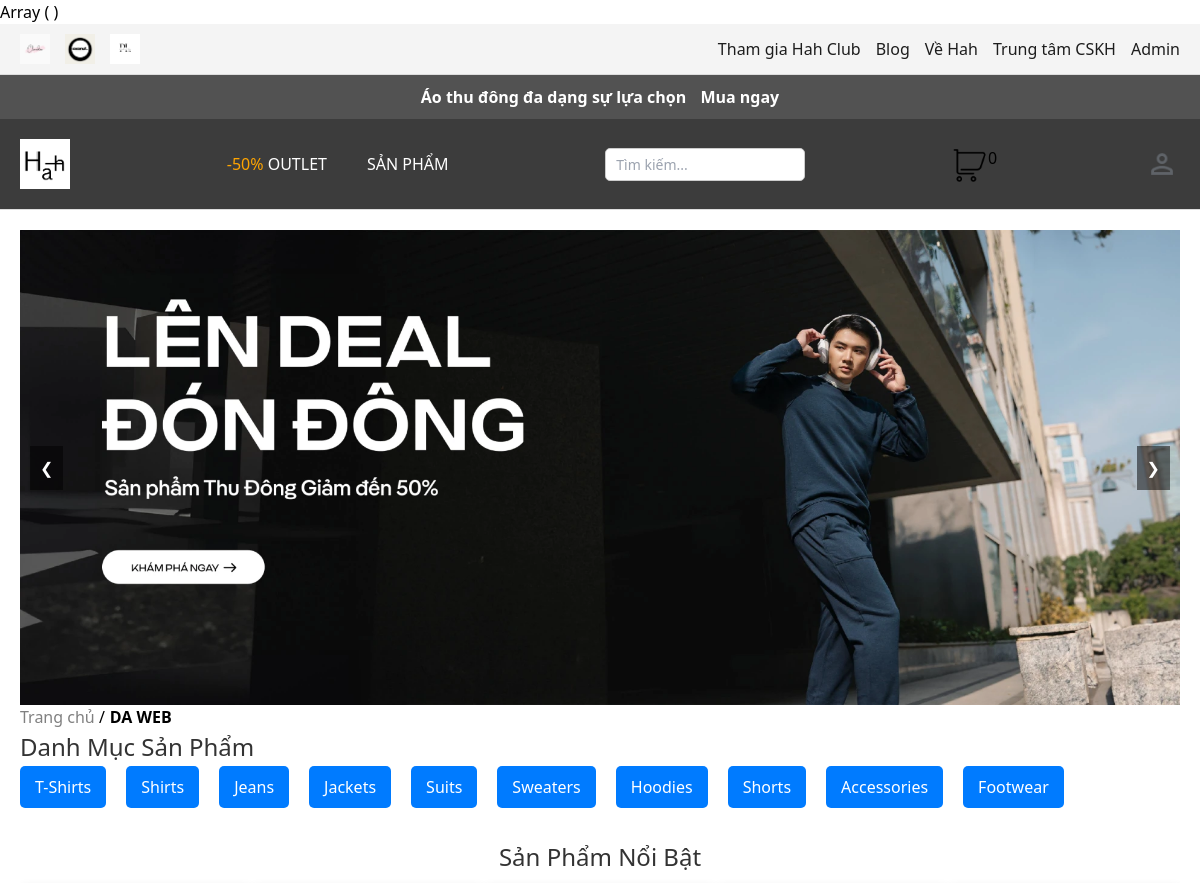
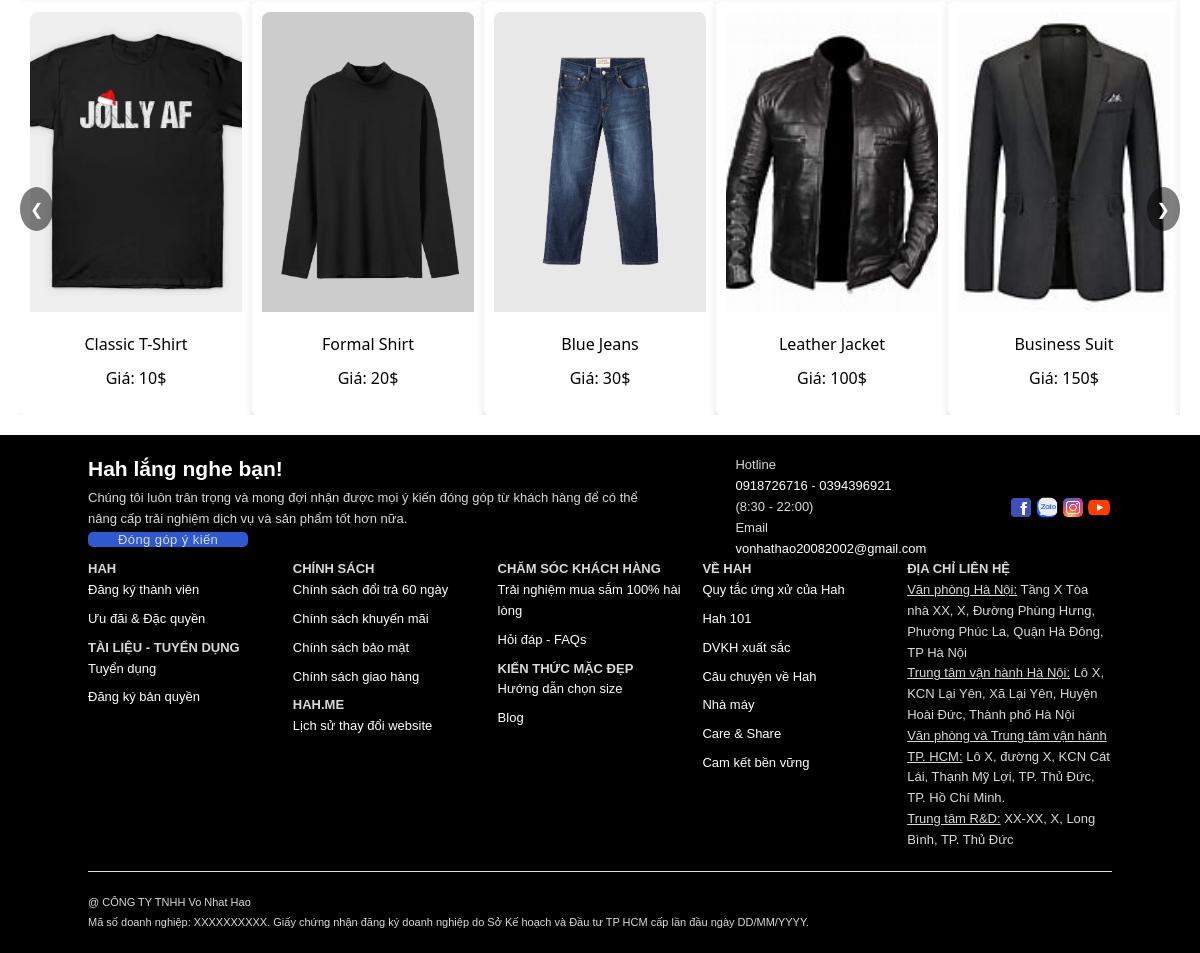
The page / on the database its author committed (2 pictures, top to bottom).
### tables this page shows
CREATE TABLE IF NOT EXISTS `categories` (
  `category_id` int NOT NULL AUTO_INCREMENT,
  `category_name` varchar(50) DEFAULT NULL,
  `description` text,
  PRIMARY KEY (`category_id`)
);

CREATE TABLE IF NOT EXISTS `products` (
  `product_id` int NOT NULL AUTO_INCREMENT,
  `name` varchar(100) DEFAULT NULL,
  `description` text,
  `price` decimal(10,2) DEFAULT NULL,
  `category_id` int DEFAULT NULL,
  `status` varchar(20) DEFAULT NULL,
  `image_url` varchar(255) DEFAULT NULL,
  `created_at` timestamp NULL DEFAULT CURRENT_TIMESTAMP,
  `discount` decimal(10,2) DEFAULT '0.00',
  PRIMARY KEY (`product_id`),
  KEY `category_id` (`category_id`)
);

### classes/Cart.class.php (called while the page is built, shortened)
<?php
class Cart extends Db{
    public function getTotalQuantity() {
        return array_sum($_SESSION['cart']);
    }
}

### config/breadcrumb_config.php (called while the page is built)
<?php
return [
    'index.php' => 'Trang chủ',
    'ao_nam' => 'Áo Nam',
    'ao_khoac_nam' => 'Áo Khoác Nam',
    'san_pham' => 'Sản Phẩm',
    'gio_hang' => 'Giỏ Hàng',
    'thanh_toan' => 'Thanh Toán',
];
?>

### classes/Db.class.php (called while the page is built, shortened)
<?php
class Db
{
    private $dbh = null;
    public function __construct()
    {
        $driver = "mysql:host=" . HOST . "; dbname=" . DB_NAME;
        try {
            $this->dbh = new PDO($driver, DB_USER, DB_PASS);
            $this->dbh->exec("set names utf8");
        } catch (PDOException $e) {
            echo "Err:" . $e->getMessage();
            exit();
        }
    }
    public function query($sql, $arr = array(), $mode = PDO::FETCH_ASSOC)
    {
        $stm = $this->dbh->prepare($sql);
        if (!$stm->execute($arr)) {
            echo "Sql Error!";
            exit;
        }
        return $stm->fetchAll($mode);
    }
    public function select($sql, $arr = array(), $mode = PDO::FETCH_ASSOC)
    {
        return $this->query($sql, $arr, $mode);
    }
}

### classes/Category.class.php (called while the page is built, shortened)
<?php
class Category extends Db{
    private $db;
    public function __construct($db) {
        $this->db = $db;
    }
    public function getAllCategories() {
        $sql = "SELECT * FROM categories";
        return $this->db->select($sql);
    }
}
?>

### classes/Product.class.php (called while the page is built, shortened)
<?php
class Product extends Db
{
    private $db;
    public function __construct($db)
    {
        $this->db = $db;
    }
    public function getAllProducts()
    {
        $query = "SELECT * FROM products";
        return $this->db->select($query);
    }
}

### index.php (the view, shortened to what this page needs)
<?php
require_once 'classes/Db.class.php';
require_once 'classes/Product.class.php';
require_once 'classes/Category.class.php';
require_once 'includes/breadcrumb.php';
$db = new Db();
$product = new Product($db);
$category = new Category($db);
$featuredProducts = $product->getAllProducts();
$categories = $category->getAllCategories();
?>
<!DOCTYPE html>
<html lang="en">
<head>
</head>
<body>
    <?php
    include "includes/header.php";
    ?>
    <main class="main-content">
        <div class="promotion-slider">
            <div class="slider">
                <div class="slide active"><img src="assets/images/Hero_Banner.jpg" alt="Khuyến mãi mùa thu"></div>
            </div>
            <button class="prev-banner" onclick="prevSlide()">&#10094;</button>
            <button class="next-banner" onclick="nextSlide()">&#10095;</button>
        </div>
        <?php
        renderBreadcrumb();
        ?>
        <section class="categories">
            <h2>Danh Mục Sản Phẩm</h2>
            <ul class="category-list">
                <?php foreach ($categories as $cat) { ?>
                    <li><a href="category.php?id=<?php echo $cat['category_id']; ?>"><?php echo htmlspecialchars($cat['category_name']); ?></a></li>
                <?php } ?>
            </ul>
        </section>
        <section class="featured-products">
            <h2>Sản Phẩm Nổi Bật</h2>
            <div class="slider-container">
                <button class="prev" onclick="prevSlide()">&#10094;</button>
                <div class="products-container">
                    <?php foreach ($featuredProducts as $productItem):
                    ?>
                        <div class="product-card">
                            <div class="product-card-inner">
                                <div class="product-image">
                                    <img src="assets/images/products/<?php echo htmlspecialchars($productItem['image_url']); ?>"
                                        alt="<?php echo htmlspecialchars($productItem['name']); ?>">
                                </div>
                                <div class="product-info">
                                    <h3><?php echo htmlspecialchars($productItem['name']); ?></h3>
                                    <p>Giá: <?php echo number_format($productItem['price'], 0, ',', '.'); ?>$</p>
                                </div>
                            </div>
                        </div>
                    <?php endforeach; ?>
                </div>
                <button class="next" onclick="nextSlide()">&#10095;</button>
        </section>
    </main>
    <?php
    include "includes/footer.php";
    ?>
</body>
</html>

### includes/header.php (shortened to what this page needs)
<?php
require_once 'classes/Db.class.php';
require_once 'classes/Product.class.php';
$db = new Db();
$category = new Category($db);
$categories = $category->getAllCategories();
print_r($_SESSION);
?>
<!DOCTYPE html>
<html lang="en">
<head>
    <link rel="stylesheet" href="assets/css/style.css">
    <link href="https://cdn.jsdelivr.net/npm/tailwindcss@2.2.19/dist/tailwind.min.css" rel="stylesheet">
</head>
<body>
    <header class="site-header">
        <div class="topbar">
            <div>
                <ul class="main-nav">
                    <li><a href=""><img src="assets/images/Cl.png" alt="logo-hah"></a></li>
                    <li><a href=""><img src="assets/images/CN.png" alt="logo-84hah"></a></li>
                    <li><a href=""><img src="assets/images/Pl.png" alt="log-xhah"></a></li>
                </ul>
            </div>
            <div>
                <ul class="main-nav">
                    <li><a href="">Tham gia Hah Club</a></li>
                    <li><a href="">Blog</a></li>
                    <li><a href="">Về Hah</a></li>
                    <li><a href="">Trung tâm CSKH</a></li>
                    <li><a href="module/admin/index.php">Admin</a></li>
                </ul>
            </div>
        </div>
        <div class="topbar-promotion">
            <div><a href="">
                    <div><span>Áo thu đông đa dạng sự lựa chọn</span> <span>Mua ngay</span></div>
                </a></div>
        </div>
        <div class="header ">
            <div class="logo">
                <a href="index.php">
                    <img src="assets/images/H.png" alt="Logo Trang Web">
                </a>
            </div>
            <?php include 'navigation.php'?>
            <?php include 'search.php'?>
            <?php include 'cart_icon.php'?>
            <nav class="nav-container__login">
                <ul> <?php if (isset($_SESSION['username'])) { ?>
                        <li><a href="module/profile/profile.php">Xin chào,
                                <?php echo htmlspecialchars($_SESSION['username']); ?></a>
                        </li>
                        <li><a href="module/auth/logout.php">Đăng xuất</a></li>
                    <?php
                        } else { ?> <li><a href="#" id="userIcon"><img src="assets/images/icons/person.png" alt="Icon-user" class="icon-user"></a></li> <?php } ?>
                </ul>
            </nav>
        </div>
    </header>
</body>
</html>

### includes/navigation.php (shortened to what this page needs)
<nav class="main-nav">
    <ul>
        <li><a href="index.php?ac="><span style="color: orange;">-50% </span><span>OUTLET</span></a></li>
        <li>
            <a href="index.php?ac=product_list">SẢN PHẨM</a>
        </li>
    </ul>
</nav>

### includes/search.php
<div class="search-bar">
    <form action="index.php?ac=search" method="get">
        <input type="text" name="search" placeholder="Tìm kiếm...">
    </form>
</div>

### includes/cart_icon.php
<?php
require_once 'classes/Cart.class.php';
$cart = new Cart();
$totalQuantity = $cart->getTotalQuantity();
?>
<div class="cart-icon">
    <a href="views/cart.php"><img src="assets/images/icons/cart.png" alt="Icon-cart"></a>
    <span class="cart-count"><?php echo $totalQuantity; ?></span>
</div>

### includes/breadcrumb.php (shortened to what this page needs)
<?php
function renderBreadcrumb() {
    $labels = include './config/breadcrumb_config.php';
    $path = $_SERVER['REQUEST_URI'];
    $pathParts = explode('/', trim($path, '/'));
    $breadcrumbs = [];
    $breadcrumbs[] = ['label' => $labels['index.php'], 'url' => 'index.php'];
    $currentPath = '';
    foreach ($pathParts as $part) {
        $cleanPart = str_replace('.php', '', $part);
        $currentPath .= '/' . $part;
        $label = isset($labels[$cleanPart]) ? $labels[$cleanPart] : ucfirst(str_replace('_', ' ', $cleanPart));
        $breadcrumbs[] = ['label' => $label, 'url' => $currentPath];
    }
    echo '<nav aria-label="breadcrumb">';
    echo '<ul style="list-style:none; display:flex; padding:0;">';
    foreach ($breadcrumbs as $key => $breadcrumb) {
        echo '<li style="margin-right: 5px;">';
        if ($breadcrumb['url'] && $key != count($breadcrumbs) - 1) {
            echo '<a href="' . $breadcrumb['url'] . '" style="text-decoration:none; color:gray;">' . $breadcrumb['label'] . '</a>';
            echo ' / ';
        } else {
            echo '<span style="font-weight:bold; color:black;">' . $breadcrumb['label'] . '</span>';
        }
        echo '</li>';
    }
    echo '</ul>';
    echo '</nav>';
}
?>

### includes/footer.php (shortened to what this page needs)
<footer class="site-footer mobile--hidden">
    <div class="container">
        <div class="site-footer__inner">
            <div class="site-footer__sidebar">
                <div>
                    <p class="site-footer__title">
                        Hah lắng nghe bạn!
                    </p>
                    <p class="site-footer__description" >
                        Chúng tôi luôn trân trọng và mong đợi nhận được mọi ý kiến đóng góp từ
                        khách hàng để có thể nâng cấp trải nghiệm dịch vụ và sản phẩm tốt hơn nữa.
                    </p> <a rel="nofollow" href="" class="site-footer__btn">
                        Đóng góp ý kiến
                    </a>
                </div>
                <div >
                    <div class="footer-info">
                        <div class="footer-info__content">
                            <span class="footer-info__title">Hotline</span>
                            <p class="footer-info__description"><a rel="nofollow" href="tel: 0918726716">0918726716</a> - <a rel="nofollow" href="tel: 0394396921">0394396921</a> <br> <span>(8:30 - 22:00)</span></p>
                        </div>
                    </div>
                    <div class="footer-info">
                        <div class="footer-info__content">
                            <span class="footer-info__title">Email</span>
                            <p class="footer-info__description"><a rel="nofollow" href="mailto: vonhathao20082002@gmail.com">vonhathao20082002@gmail.com</a></p>
                        </div>
                    </div>
                </div>
                <div class="footer-social">
                    <a href="" rel="nofollow" class="footer-social__item" target="_blank"><img src="assets/images/icons/fc.png" alt="Footer Icon Facebook"></a>
                    <a href="" rel="nofollow" class="footer-social__item" target="_blank"><img src="assets/images/icons/zalo.png" alt="Footer Icon Zalo"></a>
                    <a href="" rel="nofollow" class="footer-social__item" target="_blank"><img src="assets/images/icons/ins.png" alt="Footer Icon Instagram"></a>
                    <a href="" rel="nofollow" class="footer-social__item" target="_blank"><img src="assets/images/icons/youtube.png" alt="Footer Icon YouTube"></a>
                </div>
            </div>
            <div class="site-footer__menu">
                <div class="footer-menu">
                    <div class="footer-menu__item">
                        <p class="footer-menu__title">Hah</p>
                        <ul>
                            <li><a href="" rel="nofollow">Đăng ký thành viên</a></li>
                            <li><a href="" rel="nofollow">Ưu đãi &amp; Đặc quyền</a></li>
                        </ul>
                        <p class="footer-menu__title">Tài liệu - Tuyển dụng</p>
                        <ul>
                            <li><a href="" rel="nofollow">Tuyển dụng</a></li>
                            <li><a href="" rel="nofollow" target="_blank">Đăng ký bản quyền</a></li>
                        </ul>
                    </div>
                    <div class="footer-menu__item">
                        <p class="footer-menu__title">Chính sách</p>
                        <ul>
                            <li><a href="" rel="nofollow">Chính sách đổi trả 60 ngày</a></li>
                            <li><a href="" rel="nofollow">Chính sách khuyến mãi</a></li>
                            <li><a href="" rel="nofollow">Chính sách bảo mật</a></li>
                            <li><a href="" rel="nofollow">Chính sách giao hàng</a></li>
                        </ul>
                        <p class="footer-menu__title">Hah.me</p>
                        <ul>
                            <li><a href="" rel="nofollow">Lịch sử thay đổi website</a></li>
                        </ul>
                    </div>
                    <div class="footer-menu__item">
                        <p class="footer-menu__title">Chăm sóc khách hàng</p>
                        <ul>
                            <li><a href="" rel="nofollow">Trải nghiệm mua sắm 100% hài lòng</a></li>
                            <li><a href="" rel="nofollow">Hỏi đáp - FAQs</a></li>
                        </ul>
                        <p class="footer-menu__title">Kiến thức mặc đẹp</p>
                        <ul>
                            <li><a href="" rel="nofollow">Hướng dẫn chọn size</a></li>
                            <li><a href="" rel="nofollow">Blog</a></li>
                        </ul>
                    </div>
                    <div class="footer-menu__item">
                        <p class="footer-menu__title">Về Hah</p>
                        <ul>
                            <li><a rel="nofollow" href="">Quy tắc ứng xử của Hah</a></li>
                            <li><a rel="nofollow" href="">Hah 101</a></li>
                            <li><a rel="nofollow" href="">DVKH xuất sắc</a></li>
                            <li><a rel="nofollow" href="">Câu chuyện về Hah</a></li>
                            <li><a rel="nofollow" href="">Nhà máy</a></li>
                            <li><a rel="nofollow" href="">Care &amp; Share</a></li>
                            <li><a rel="nofollow" href="">Cam kết bền vững</a></li>
                        </ul>
                    </div>
                    <div class="footer-menu__item">
                        <p class="footer-menu__title">Địa chỉ liên hệ</p>
                        <p class="footer-menu__desciption"><u>Văn phòng Hà Nội:</u> Tầng X Tòa nhà XX, X, Đường Phùng Hưng, Phường Phúc La, Quận Hà Đông, TP Hà Nội</p>
                        <p class="footer-menu__desciption"><u>Trung tâm vận hành Hà Nội:</u> Lô X, KCN Lại Yên, Xã Lại Yên, Huyện Hoài Đức, Thành phố Hà Nội</p>
                        <p class="footer-menu__desciption"><u>Văn phòng và Trung tâm vận hành TP. HCM:</u> Lô X, đường X, KCN Cát Lái, Thạnh Mỹ Lợi, TP. Thủ Đức, TP. Hồ Chí Minh.</p>
                        <p class="footer-menu__desciption"><u>Trung tâm R&amp;D:</u> XX-XX, X, Long Bình, TP. Thủ Đức</p>
                    </div>
                </div>
            </div>
        </div>
        <div class="site-footer__after">
            <div class="copyright">
                <p class="copyright__title">@ CÔNG TY TNHH Vo Nhat Hao</p>
                <p class="copyright__description">Mã số doanh nghiệp: XXXXXXXXXX. Giấy chứng nhận đăng ký doanh nghiệp do Sở Kế hoạch và Đầu tư TP HCM cấp lần đầu ngày DD/MM/YYYY.</p>
            </div>
        </div>
    </div>
</footer>

### rows shown on the page
categories: category_name "T-Shirts"
categories: category_name "Shirts"
categories: category_name "Jeans"
categories: category_name "Jackets"
categories: category_name "Suits"
categories: category_name "Sweaters"
categories: category_name "Hoodies"
categories: category_name "Shorts"
categories: category_name "Accessories"
categories: category_name "Footwear"
products: image_url (picture), name "Classic T-Shirt"
products: image_url (picture), name "Formal Shirt"
products: image_url (picture), name "Blue Jeans"
products: image_url (picture), name "Leather Jacket"
products: image_url (picture), name "Business Suit"

### other values the page prints
$totalQuantity "0"
$breadcrumb['label'] "Trang chủ"
$breadcrumb['label'] "DA WEB"
